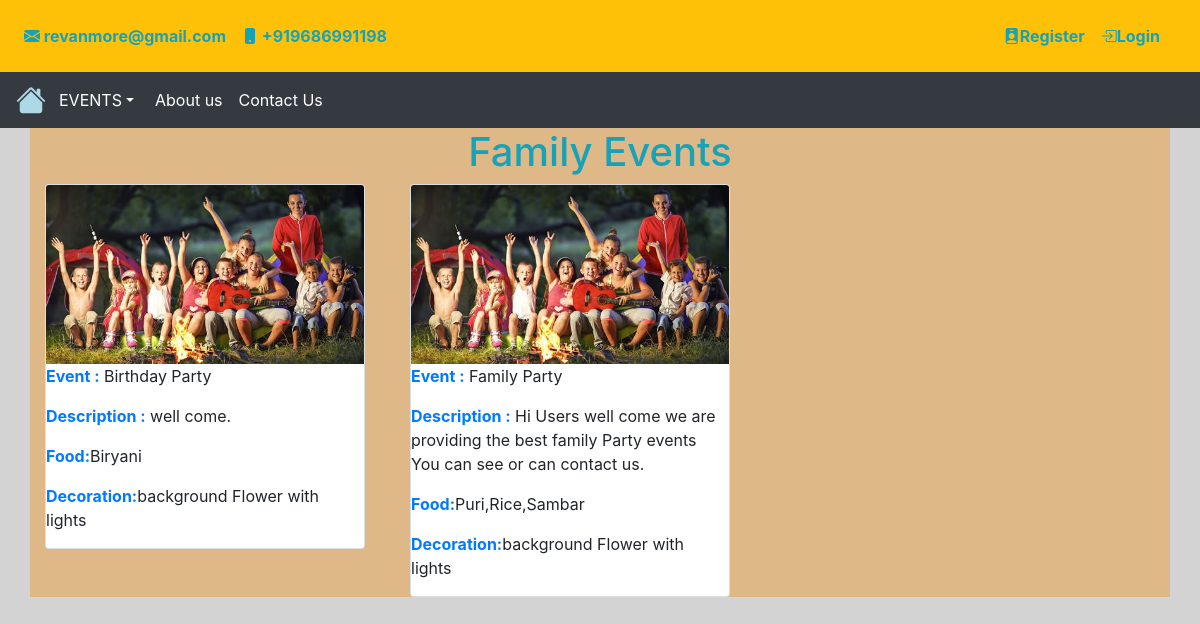
Screenshot of /family_event/ with the database file from the repository.
### Event_App/models.py (models this page shows, shortened)
class Family(models.Model):
    Event_type =models.CharField(max_length=200)
    Desc = models.TextField(max_length=1200)
    Image = models.ImageField(upload_to='static/image/family_images')
    Food = models.CharField(max_length=200)
    Decoration = models.CharField(max_length=200)
    user = models.ForeignKey(User,on_delete=models.CASCADE,default='')

### Event_App/views.py (the view)
# urls.py: path('family_event/',views.Family_event,name='family_event'),
def Family_event(request):
    data = Family.objects.all()
    return render(request,'event/family_event.html',{'data':data})

### Event_App/templates/event/family_event.html (shortened to what this page needs)
{% extends 'base.html'%}
{% block content %}
{% load static %}
<div class="container" style='background-color:burlywood'>
  <h1 class='text-center text-info'>Family Events</h1>
  <div class="row">
    <div class="col-sm-4">
  {% for family in data %}
      <div class="card " style="width: 20rem;">
        <img src="{% static 'img/family.jpg' %}" class="card-img-top" alt="...">
          <p><b class='text-primary'>Event :</b> {{family.Event_type}}</p>
          <p><b class='text-primary'>Description :</b> {{family.Desc}}.</p>
          <p><b class='text-primary'>Food:</b>{{family.Food}}</p>
          <p><b class='text-primary'>Decoration:</b>{{family.Decoration}}</p>
      </div>
    </div>
    {% endfor %}
  </div>
{% endblock content %}

### Event_App/templates/base.html (shortened to what this page needs)
<!doctype html>
<html lang="en">
  <head>
    <link rel="stylesheet" href="https://cdn.jsdelivr.net/npm/bootstrap@4.6.1/dist/css/bootstrap.min.css">
    <link rel="stylesheet" href="https://cdn.jsdelivr.net/npm/bootstrap-icons@1.7.2/font/bootstrap-icons.css">
  </head>
  <body>
  <nav class="navbar navbar-expand navbar-info bg-warning">
    <ul class="navbar-nav">
      <li class="nav-item active">
        <a class="nav-link text-info" href="/"><b><i class="bi bi-envelope-fill"></i> revanmore@gmail.com</b></a>
      </li>
      <li class="nav-item active">
        <a class="nav-link text-info" href="/"><b><i class="bi bi-phone-fill"></i> +919686991198</b></a>
      </li>
      </ul>
      <nav class="navbar navbar-expand-md justify-content-xl-end">
        <ul class="navbar-nav">
        {% if user.is_authenticated %}
          <li class="nav-item active">
            <a class="nav-link text-success"><i class="bi bi-person-check"></i> {{user.username}}</a>
          </li>
          <li class="nav-item active">
            <a href="{% url 'logout' %}" class="nav-link text-success"><i class="bi bi-box-arrow-right"></i>Logout</a>
          </li>
          {% else %}
          <li class="nav-item active">
            <a color='blue' class="nav-link text-info" href="{% url 'register' %}"><b><i class="bi bi-person-badge-fill"></i>Register</b></a>
          </li>
          <li class="nav-item active">
            <a  class="nav-link text-info" href="{% url 'login' %}" ><b><i class="bi bi-box-arrow-in-right"></i>Login</b></a>
          </li>
          {% endif %}
        </ul>
      </nav>
  </nav>
    <nav class="navbar navbar-expand-sm navbar-dark bg-dark">
     <a href="{% url  'home' %}"></a>
        <div class="btn-group">
          <button class="btn btn-dark dropdown-toggle" type="button" id="triggerId" data-toggle="dropdown" aria-haspopup="true"
              aria-expanded="flase">EVENTS</button>
          </div>
        <ul class="navbar-nav">
          <li class="nav-item active">
            <a class="nav-link" href="/">About us</a>
          </li>
          <li class="nav-item active">
            <a class="nav-link" href="{% url 'contact_view' %}">Contact Us</a>
          </li>
      </nav>
    {% load static %}
      {% block content %}{% endblock %}
  </body>
</html>

### Event_App/templates/base.html (style rules this page uses)
body { background-color: blanchedalmond; }
.navbar-nav { margin-right: auto; }

### Event_App/templates/event/family_event.html (style rules this page uses)
body { background-color:lightgray; }

### rows the page displays
Family: Event_type "Birthday Party", Desc "well come", Food "Biryani", Decoration "background Flower with lights"
Family: Event_type "Family Party", Desc "Hi Users well come we are providing the best family Party events You can see or can contact us", Food "Puri,Rice,Sambar", Decoration "background Flower with lights"
